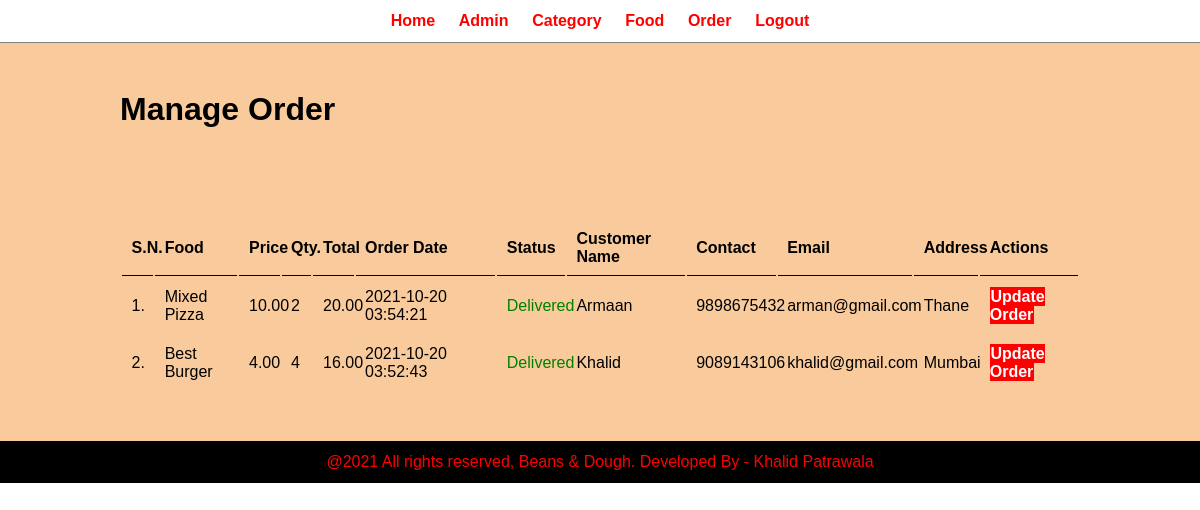
Page /admin/manage-order.php (signed in) on the committed database.
### tables this page shows
CREATE TABLE `tbl_order` (
  `id` int(10) UNSIGNED NOT NULL,
  `food` varchar(150) NOT NULL,
  `price` decimal(10,2) NOT NULL,
  `qty` int(11) NOT NULL,
  `total` decimal(10,2) NOT NULL,
  `order_date` datetime NOT NULL,
  `status` varchar(50) NOT NULL,
  `customer_name` varchar(150) NOT NULL,
  `customer_contact` varchar(20) NOT NULL,
  `customer_email` varchar(150) NOT NULL,
  `customer_address` varchar(255) NOT NULL
);

### admin/manage-order.php (the view, shortened to what this page needs)
<?php include('partials/menu.php'); ?>
<div class="main-content">
    <div class="wrapper">
        <h1>Manage Order</h1>
                <br /><br /><br />
                <br><br>
                <table class="tbl-full">
                    <tr>
                        <th>S.N.</th>
                        <th>Food</th>
                        <th>Price</th>
                        <th>Qty.</th>
                        <th>Total</th>
                        <th>Order Date</th>
                        <th>Status</th>
                        <th>Customer Name</th>
                        <th>Contact</th>
                        <th>Email</th>
                        <th>Address</th>
                        <th>Actions</th>
                    </tr>
                    <?php
                        $sql = "SELECT * FROM tbl_order ORDER BY id DESC";
                        $res = mysqli_query($conn, $sql);
                        $count = mysqli_num_rows($res);
                        $sn = 1;
                        if($count>0)
                        {
                            while($row=mysqli_fetch_assoc($res))
                            {
                                $id = $row['id'];
                                $food = $row['food'];
                                $price = $row['price'];
                                $qty = $row['qty'];
                                $total = $row['total'];
                                $order_date = $row['order_date'];
                                $status = $row['status'];
                                $customer_name = $row['customer_name'];
                                $customer_contact = $row['customer_contact'];
                                $customer_email = $row['customer_email'];
                                $customer_address = $row['customer_address'];
                                ?>
                                    <tr>
                                        <td><?php echo $sn++; ?>. </td>
                                        <td><?php echo $food; ?></td>
                                        <td><?php echo $price; ?></td>
                                        <td><?php echo $qty; ?></td>
                                        <td><?php echo $total; ?></td>
                                        <td><?php echo $order_date; ?></td>
                                        <td>
                                            <?php
                                                if($status=="Ordered")
                                                {
                                                    echo "<label>$status</label>";
                                                }
                                                elseif($status=="On Delivery")
                                                {
                                                    echo "<label style='color: orange;'>$status</label>";
                                                }
                                                elseif($status=="Delivered")
                                                {
                                                    echo "<label style='color: green;'>$status</label>";
                                                }
                                                elseif($status=="Cancelled")
                                                {
                                                    echo "<label style='color: red;'>$status</label>";
                                                }
                                            ?>
                                        </td>
                                        <td><?php echo $customer_name; ?></td>
                                        <td><?php echo $customer_contact; ?></td>
                                        <td><?php echo $customer_email; ?></td>
                                        <td><?php echo $customer_address; ?></td>
                                        <td>
                                            <a href="<?php echo SITEURL; ?>admin/update-order.php?id=<?php echo $id; ?>" class="btn-secondary">Update Order</a>
                                        </td>
                                    </tr>
                                <?php
                            }
                        }
                        else
                        {
                            echo "<tr><td colspan='12' class='error'>Orders not Available</td></tr>";
                        }
                    ?>
                </table>
    </div>
</div>
<?php include('partials/footer.php'); ?>

### css/admin.css (style rules this page uses)
* { margin: 0; padding: 0; font-family: Arial, Helvetica, sans-serif; }
.wrapper { padding: 1%; width: 80%; margin: 0 auto; }
.tbl-full { width: 100%; }
table tr th { border-bottom: 1px solid black; padding: 1%; text-align: left; }
table tr td { padding: 1%; }
.btn-secondary { background-color: #FF0000; padding: 1%; color: white; text-decoration: none; font-weight: bold; }
.main-content { background-color: #F9CB9C; padding: 3% 0; }

### rows in the picture
tbl_order: food "Mixed Pizza", price "10.00", qty "2", total "20.00", order_date "2021-10-20 03:54:21", status "Delivered", customer_name "Armaan", customer_contact "9898675432", customer_email "arman@gmail.com", customer_address "Thane"
tbl_order: food "Best Burger", price "4.00", qty "4", total "16.00", order_date "2021-10-20 03:52:43", status "Delivered", customer_name "Khalid", customer_contact "9089143106", customer_email "khalid@gmail.com", customer_address "Mumbai"
